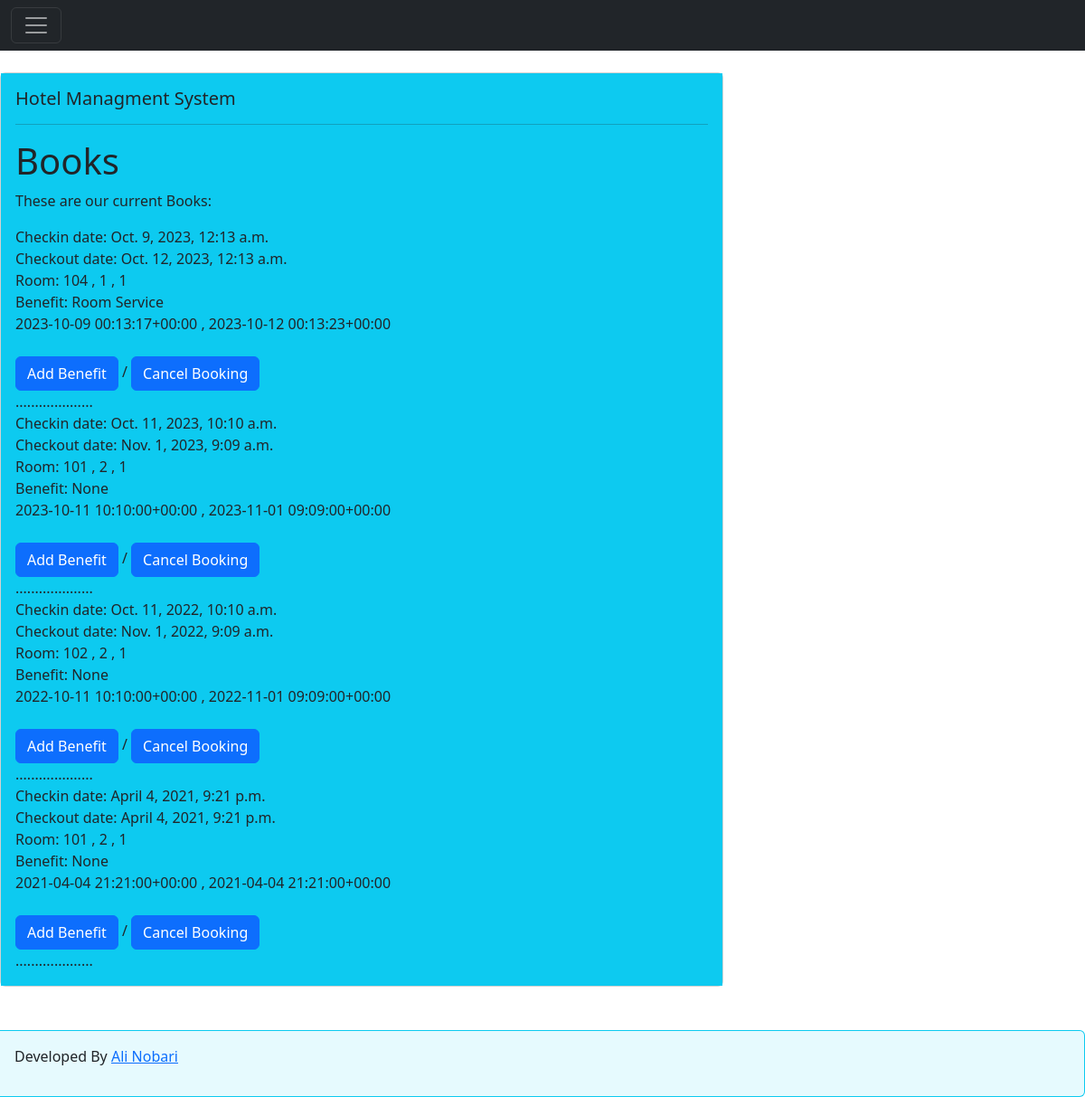
Screenshot of /hotel/bookList (signed in) with the database file from the repository.
### hotelApp/models.py (models this page shows)
class Book(models.Model):
    extra_benefits = (
        ('Room Service','Room Service'),
        ('Breakfast','Breakfast'),
        ('Lunch','Lunch'),
        ('Entertainment','Entertainment'),
    )
    benefit = models.CharField(max_length=20,choices=extra_benefits, null=True, blank=True)
    user = models.ForeignKey(settings.AUTH_USER_MODEL, on_delete=models.CASCADE)
    room = models.ForeignKey(Room,on_delete= models.CASCADE)
    checkin_date = models.DateTimeField()
    checkout_date = models.DateTimeField()
    def __str__(self):
        return str(self.checkin_date) + " , " + str(self.checkout_date)

class Room(models.Model):
    roomnumber = models.PositiveIntegerField()
    capacity = models.PositiveIntegerField()
    bednumber = models.PositiveIntegerField()
    price = models.FloatField()
    availability = models.BooleanField(default=True)
    created_date = models.DateTimeField(auto_now_add=True)
    modified_date = models.DateTimeField(auto_now=True)
    categories = (
        ('stn','standard'),
        ('lux','luxury'),
        ('slx','superluxury'),
    )
    category = models.CharField(max_length=3, choices = categories , default= 'stn')
    def __str__(self):
        return str(self.roomnumber) + " , " + str(self.capacity)+ " , " + str(self.bednumber)

### hotelApp/views.py (the view)
# urls.py: path('bookList', views.bookList, name='bookList'),
def bookList(request):
    books = Book.objects.filter(user= request.user)
    context = {
        'books':books,
    }
    return render(request, 'booklist.html',context= context)

### templates/booklist.html
{% extends 'main.html' %}
{% block content %}
    <h1>Books</h1>
    <p>These are our current Books:</p>
    {% for book in books %}
        Checkin date: {{book.checkin_date}} <br/>
        Checkout date: {{book.checkout_date}} <br/>
        Room: {{book.room}} <br/>
        Benefit: {{book.benefit}} <br/>
        {{book}} <br/><br/>
        <a class="btn btn-primary" role="button" href="{% url 'addBenefit' book.pk %}">Add Benefit</a> /
        <a class="btn btn-primary" role="button" href="{% url 'deletebook' book.pk %}">Cancel Booking</a> <br/>
        ....................  <br/>
    {% endfor %}
{% endblock %}

### templates/main.html (shortened to what this page needs)
<!DOCTYPE html>
<html lang="en">
    <head>
        <link href="https://cdn.jsdelivr.net/npm/bootstrap@5.3.2/dist/css/bootstrap.min.css" rel="stylesheet">
    </head>
    <body>
            <nav class="navbar navbar-dark bg-dark">
                <div class="container-fluid">
                <button class="navbar-toggler" type="button" data-bs-toggle="collapse" data-bs-target="#navbarToggleExternalContent" aria-controls="navbarToggleExternalContent" aria-expanded="false" aria-label="Toggle navigation">
                    <span class="navbar-toggler-icon"></span>
                </button>
                </div>
            </nav>
            <br>
                <div class="card" style="width: 50rem;">
                    <div class="card-body  bg-info" >
                      <h5 class="card-title">Hotel Managment System</h5>
                      <hr>
                      {% block content %}
                      {% endblock %}
                    </div>
                  </div>
                <br><br>
    </body>
    <footer>
        <div class="p-3 bg-info bg-opacity-10 border border-info border-start-0 rounded-end">
            <p>Developed By <a href="https://www.linkedin.com/in/ali-ghadiriasl-nobari-588159155/">Ali Nobari</a>
          </div>
    </footer>
</html>

### rows the page displays
Book: checkin_date "Oct. 9, 2023, 12:13 a.m.", checkout_date "Oct. 12, 2023, 12:13 a.m.", room "104 , 1 , 1", benefit "Room Service", checkin_date+checkout_date "2023-10-09 00:13:17+00:00 , 2023-10-12 00:13:23+00:00"
Book: checkin_date "Oct. 11, 2023, 10:10 a.m.", checkout_date "Nov. 1, 2023, 9:09 a.m.", room "101 , 2 , 1", benefit "None", checkin_date+checkout_date "2023-10-11 10:10:00+00:00 , 2023-11-01 09:09:00+00:00"
Book: checkin_date "Oct. 11, 2022, 10:10 a.m.", checkout_date "Nov. 1, 2022, 9:09 a.m.", room "102 , 2 , 1", benefit "None", checkin_date+checkout_date "2022-10-11 10:10:00+00:00 , 2022-11-01 09:09:00+00:00"
Book: checkin_date "April 4, 2021, 9:21 p.m.", checkout_date "April 4, 2021, 9:21 p.m.", room "101 , 2 , 1", benefit "None", checkin_date+checkout_date "2021-04-04 21:21:00+00:00 , 2021-04-04 21:21:00+00:00"
